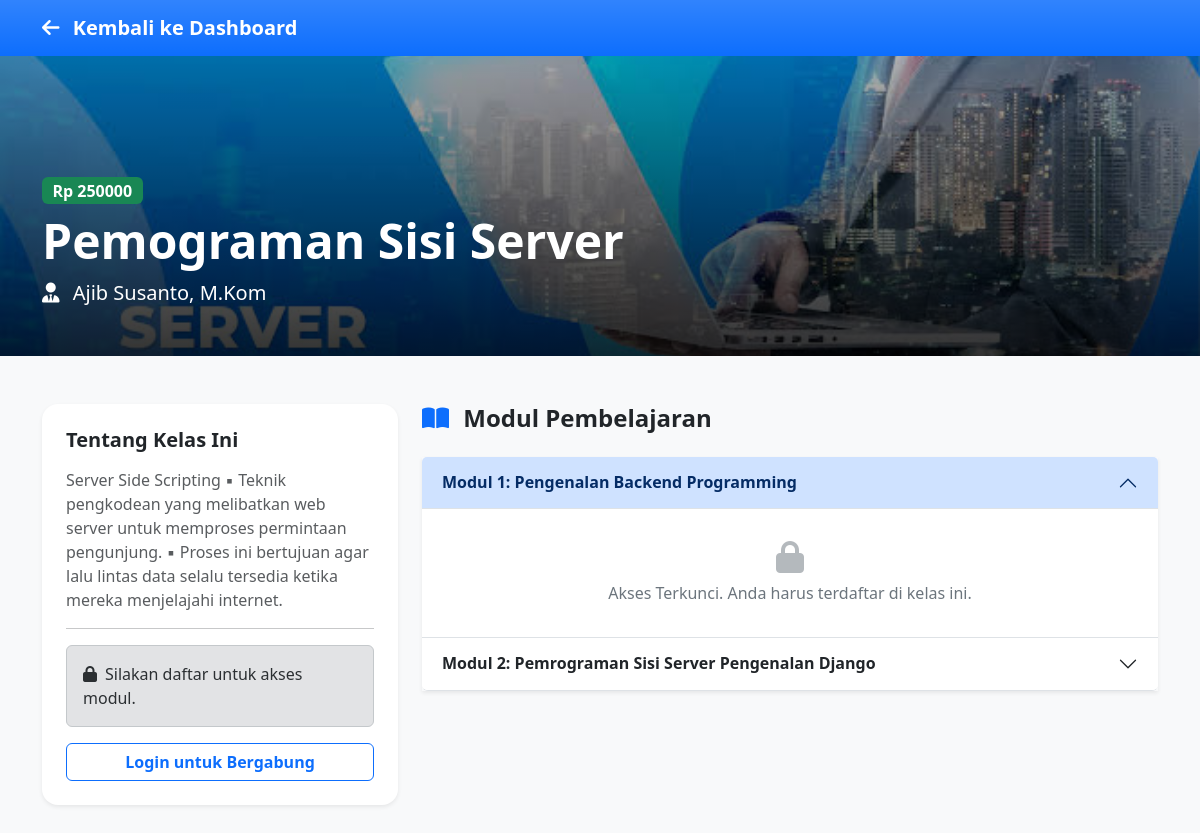
The app's page /course/1/ with its own data.
### coreapp/models.py (models this page shows, shortened)
class Course(models.Model):
    name = models.CharField(max_length=200)
    description = models.TextField(blank=True, null=True)
    price = models.IntegerField(default=0)
    image = models.ImageField(upload_to='courses/', blank=True, null=True)
    teacher = models.ForeignKey(Dosen, on_delete=models.CASCADE, null=True)
    created_at = models.DateTimeField(auto_now_add=True)
    updated_at = models.DateTimeField(auto_now=True)
    class Meta:
        verbose_name_plural = "Mata Kuliah"

class Dosen(models.Model):
    nidn = models.CharField(max_length=20, unique=True)
    nama = models.CharField(max_length=100)
    email = models.EmailField(blank=True, null=True)
    fakultas = models.CharField(max_length=100)
    prodi = models.CharField(max_length=100)
    class Meta:
        verbose_name_plural = "Data Dosen"

class CourseContent(models.Model):
    course = models.ForeignKey(Course, on_delete=models.CASCADE)
    title = models.CharField(max_length=200)
    file = models.FileField(upload_to='contents/', blank=True, null=True)
    created_at = models.DateTimeField(auto_now_add=True)
    class Meta:
        verbose_name_plural = "Materi Mata Kuliah"

### coreapp/views.py (the view)
# urls.py: path('course/<int:id>/', views.course_detail, name='course_detail'),
def course_detail(request, id):
    course = get_object_or_404(Course, id=id)
    moduls = CourseContent.objects.filter(course=course)
    is_enrolled = False
    is_teacher = False
    is_mahasiswa = False
    if request.user.is_authenticated:
        is_mahasiswa = request.user.groups.filter(name='Mahasiswa').exists()
        if course.teacher and course.teacher.email == request.user.email:
            is_teacher = True
        elif CourseMember.objects.filter(course=course, user=request.user).exists():
            is_enrolled = True
    context = {
        'course': course,
        'moduls': moduls,
        'is_enrolled': is_enrolled,
        'is_teacher': is_teacher,
        'is_mahasiswa': is_mahasiswa,
    }
    return render(request, 'course_detail.html', context)

### coreapp/templates/course_detail.html (shortened to what this page needs)
<!DOCTYPE html>
<html lang="id">
<head>
    <link href="https://cdn.jsdelivr.net/npm/bootstrap@5.3.0/dist/css/bootstrap.min.css" rel="stylesheet">
    <link rel="stylesheet" href="https://cdnjs.cloudflare.com/ajax/libs/font-awesome/6.4.0/css/all.min.css">
</head>
<body>
    <nav class="navbar navbar-expand-lg navbar-dark bg-primary bg-gradient shadow-sm">
        <div class="container">
            <a class="navbar-brand fw-bold" href="{% url 'home' %}">
                <i class="fas fa-arrow-left me-2"></i> Kembali ke Dashboard
            </a>
        </div>
    </nav>
    <div class="course-header" style="{% if course.image %}background-image: url('{{ course.image.url }}');{% else %}background-color: #6c757d;{% endif %}">
        <div class="header-overlay d-flex align-items-end pb-5">
            <div class="container text-white">
                <span class="badge bg-success mb-2 fs-6">Rp {{ course.price }}</span>
                <h1 class="fw-bold display-5">{{ course.name }}</h1>
                <p class="fs-5 mb-0"><i class="fas fa-user-tie me-2"></i> {{ course.teacher.nama|default:"Belum diatur" }}</p>
            </div>
        </div>
    </div>
    <div class="container mt-5 pb-5">
        <div class="row">
            <div class="col-md-4 mb-4">
                <div class="card border-0 shadow-sm rounded-4">
                    <div class="card-body p-4">
                        <h5 class="fw-bold mb-3">Tentang Kelas Ini</h5>
                        <p class="text-muted">{{ course.description|default:"Belum ada deskripsi mendetail untuk mata kuliah ini." }}</p>
                        <hr>
                        {% if is_teacher %}
                            <div class="alert alert-warning mb-0"><i class="fas fa-chalkboard-teacher me-2"></i>Anda adalah pengajar kelas ini.</div>
                        {% elif is_enrolled %}
                            <div class="alert alert-info mb-0"><i class="fas fa-check-circle me-2"></i>Anda sudah terdaftar di kelas ini.</div>
                        {% else %}
                            <div class="alert alert-secondary mb-0"><i class="fas fa-lock me-2"></i>Silakan daftar untuk akses modul.</div>
                            {% if is_mahasiswa %}
                                <form action="{% url 'enroll_course' course.id %}" method="POST" class="mt-3">
                                    {% csrf_token %}
                                    <button type="submit" class="btn btn-primary w-100 fw-bold shadow-sm">
                                        <i class="fas fa-plus-circle me-1"></i> Gabung Kelas Ini
                                    </button>
                                </form>
                            {% elif not request.user.is_authenticated %}
                                <a href="{% url 'login' %}" class="btn btn-outline-primary w-100 mt-3 fw-bold">Login untuk Bergabung</a>
                            {% endif %}
                        {% endif %}
                    </div>
                </div>
            </div>
            <div class="col-md-8">
                <div class="d-flex justify-content-between align-items-center mb-4">
                    <h4 class="fw-bold mb-0"><i class="fas fa-book-open me-2 text-primary"></i> Modul Pembelajaran</h4>
                </div>
                <div class="accordion shadow-sm" id="accordionModul">
                    {% for modul in moduls %}
                    <div class="accordion-item border-0 border-bottom">
                        <h2 class="accordion-header" id="heading{{ forloop.counter }}">
                            <button class="accordion-button {% if not forloop.first %}collapsed{% endif %} fw-bold" type="button" data-bs-toggle="collapse" data-bs-target="#collapse{{ forloop.counter }}">
                                Modul {{ forloop.counter }}: {{ modul.title }}
                            </button>
                        </h2>
                        <div id="collapse{{ forloop.counter }}" class="accordion-collapse collapse {% if forloop.first %}show{% endif %}" data-bs-parent="#accordionModul">
                            <div class="accordion-body text-muted bg-white">
                                {% if is_teacher or is_enrolled %}
                                    <p class="mb-2">Materi pembelajaran untuk sesi <strong>{{ modul.title }}</strong>.</p>
                                    {% if modul.file %}
                                        <a href="{{ modul.file.url }}" target="_blank" class="btn btn-sm btn-outline-primary mt-2">
                                            <i class="fas fa-download me-1"></i> Buka / Download Materi
                                        </a>
                                    {% else %}
                                        <span class="text-muted small mt-2 d-block"><i>Belum ada file lampiran pada modul ini.</i></span>
                                    {% endif %}
                                {% else %}
                                    <div class="text-center py-3">
                                        <i class="fas fa-lock fa-2x mb-2 text-secondary opacity-50"></i>
                                        <p class="mb-0 text-secondary">Akses Terkunci. Anda harus terdaftar di kelas ini.</p>
                                    </div>
                                {% endif %}
                            </div>
                        </div>
                    </div>
                    {% empty %}
                    <div class="alert alert-light text-center border">
                        Belum ada modul yang ditambahkan ke kelas ini.
                    </div>
                    {% endfor %}
                </div>
            </div>
        </div>
    </div>
</body>
</html>

### coreapp/templates/course_detail.html (style rules this page uses)
body { background-color: #f8f9fa; }
.course-header { height: 300px; background-size: cover; background-position: center; position: relative; }
.header-overlay { position: absolute; top: 0; left: 0; right: 0; bottom: 0; background: linear-gradient(rgba(0,0,0,0.3), rgba(0,0,0,0.8)); }

### records on screen
Course: image (picture), price "250000", name "Pemograman Sisi Server", teacher.nama "Ajib Susanto, M.Kom", description "Server Side Scripting ▪ Teknik pengkodean yang melibatkan web server untuk memproses permintaan pengunjung. ▪ Proses ini bertujuan agar lalu lintas data selalu tersedia ketika mereka menjelajahi internet."
CourseContent: title "Pengenalan Backend Programming", shows "Akses Terkunci. Anda harus terdaftar di kelas ini."
CourseContent: title "Pemrograman Sisi Server Pengenalan Django"
